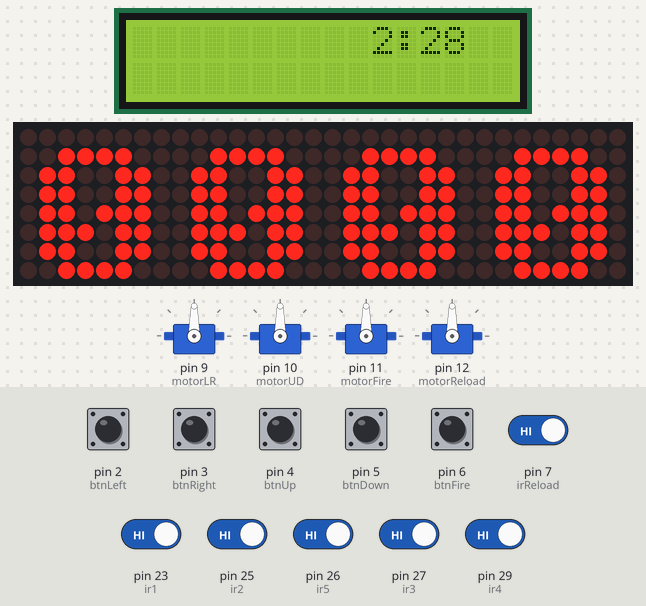
Bench run of a sketch on a simulated Arduino Mega 2560, built with avr-gcc and run on an emulated ATmega2560. On the bench: 4 × servo, 16×2 character LCD, 32×8 LED matrix. The test bench sets the inputs (shaded band); at power-on: pin 2 (btnLeft), pin 3 (btnRight), pin 4 (btnUp), pin 5 (btnDown), pin 6 (btnFire), pin 7 (irReload), pin 23 (ir1), pin 25 (ir2), pin 26 (ir5), pin 27 (ir3), pin 29 (ir4) HIGH.

Above: at 3.3 s.
3.4 s: pin 6 (btnFire) pulled LOW for 0.15 s
At 4.7 s:
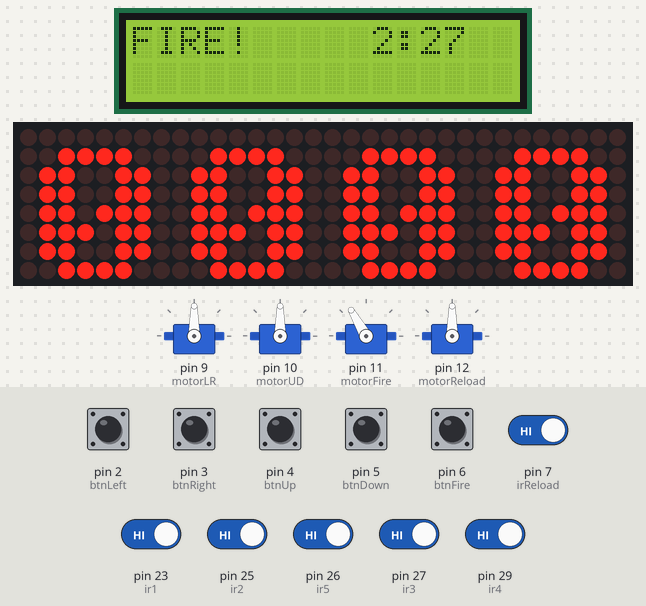
6.5 s: pin 23 (ir1) driven LOW
At 8.9 s:
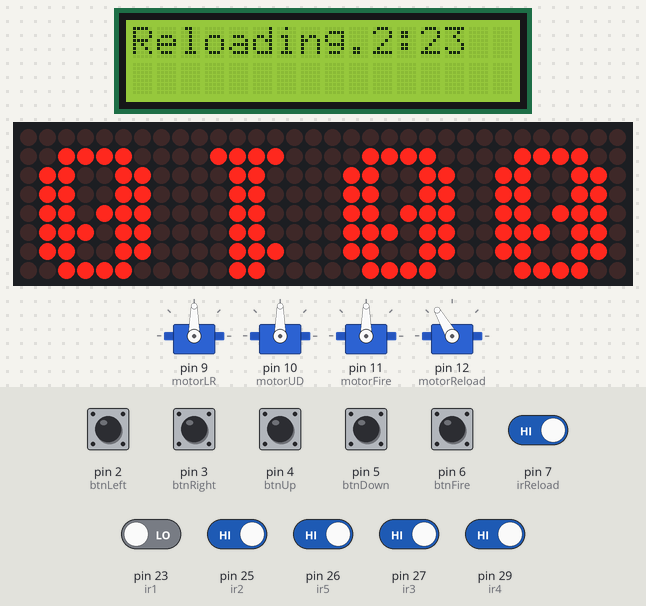
9.5 s: pin 7 (irReload) driven LOW
At 11.9 s:
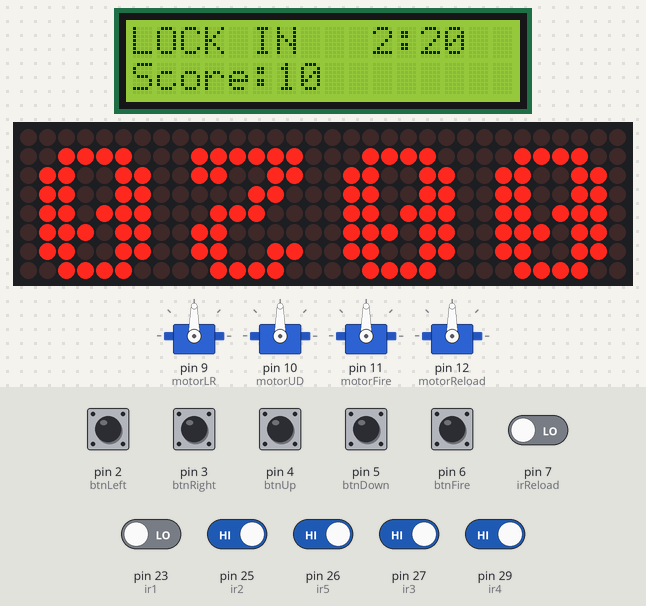
12.5 s: pin 25 (ir2) driven LOW
At 14.7 s:
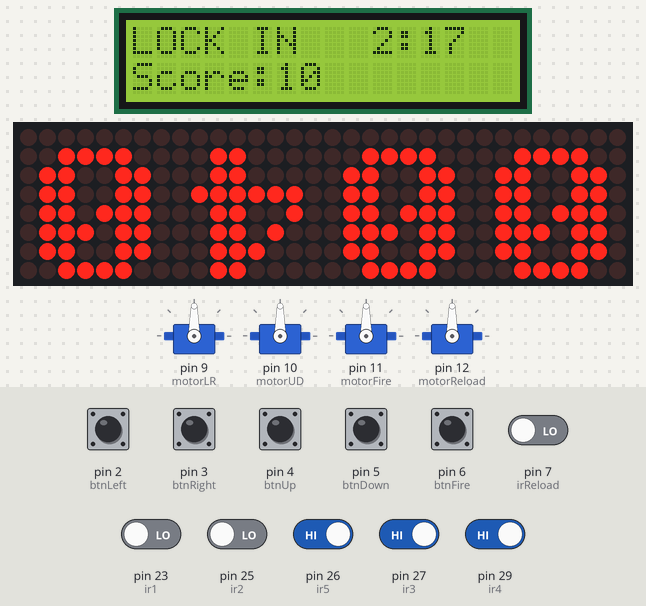
15.5 s: pin 26 (ir5) driven LOW
At 17.9 s:
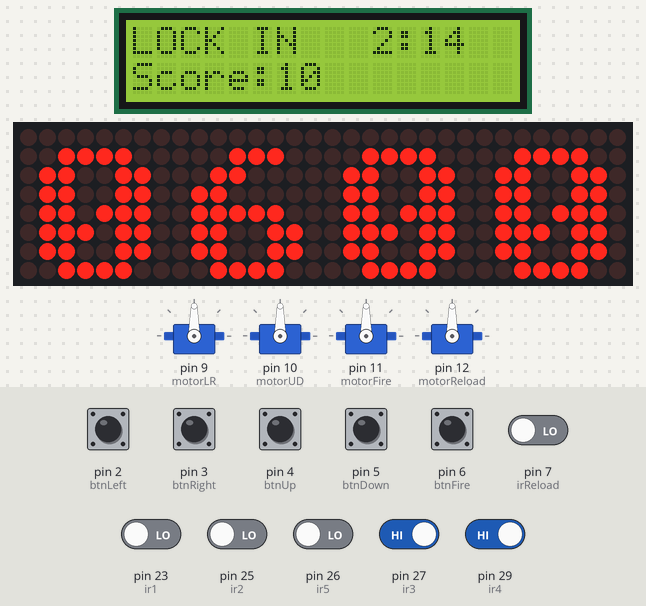
18.5 s: pin 27 (ir3) driven LOW
At 20.5 s:
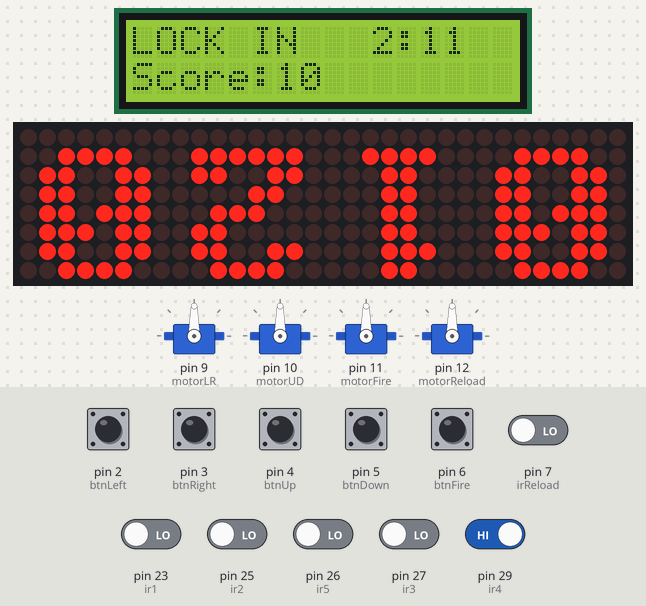
Timing chart, 0 to 22.0 s (numbered marks = the images above; inputs shaded):
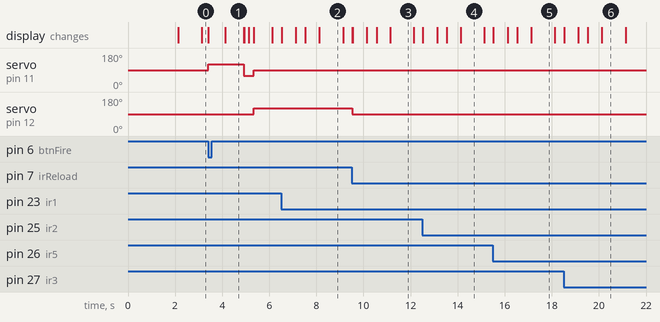

The sketch:

code_final.ino
```cpp
#include <Servo.h>
#include <Wire.h>
#include <LiquidCrystal_I2C.h>
#include <LedControl.h>

// ================= LCD SETUP =================
// I2C LCD address 0x27, 16 columns, 2 rows
LiquidCrystal_I2C lcd(0x27, 16, 2);

// ================= MAX7219 SETUP =================
// DIN = 51
// CLK = 52
// CS  = 53
// 4 matrix displays connected
LedControl lc = LedControl(51, 52, 53, 4);

// ================= MOTORS =================
Servo motorLR;      // left/right aiming
Servo motorUD;      // up/down aiming
Servo motorFire;    // firing motor
Servo motorReload;  // reload motor

// ================= BUTTONS =================
const int btnLeft  = 2;
const int btnRight = 3;
const int btnUp    = 4;
const int btnDown  = 5;
const int btnFire  = 6;

// ================= IR TARGET SENSORS =================
const int ir1 = 23;
const int ir2 = 25;
const int ir3 = 27;
const int ir4 = 29;
const int ir5 = 26;

// ================= RELOAD SENSOR =================
const int irReload = 7;

// ================= SCORE VARIABLES =================
int score = 0;        // current score
int highScore = 0;    // best score saved

// points for each target
int points1 = 10;
int points2 = 20;
int points3 = 30;
int points4 = 40;
int points5 = 50;

// prevents scoring same target multiple times
bool triggered1 = false;
bool triggered2 = false;
bool triggered3 = false;
bool triggered4 = false;
bool triggered5 = false;

// ================= MOTOR SIGNALS =================
// 90 = stop
// 120 = forward
// 60 = reverse
const int stopSignal = 90;
const int forward = 120;
const int reverse = 60;

// ================= GAME TIMER =================

// stores start time
unsigned long gameStartTime;

// total game time = 2 minutes 30 sec
const unsigned long gameDuration = 150000;

bool gameOver = false;
bool waitingRestart = false;

// ================= COUNTDOWN SYSTEM =================

// controls restart countdown
bool countdownActive = false;

// saves countdown start time
unsigned long countdownStart = 0;

// ================= FIRING STATES =================

// saves firing start time
unsigned long fireStartTime = 0;

// saves reverse time
unsigned long reverseStartTime = 0;

// state trackers
bool isFiring = false;
bool isReversing = false;
bool isReloading = false;

// ================= SCORE ANIMATION =================

// timer for +points animation
unsigned long scoreAnimTime = 0;

// checks if animation is active
bool showingPoints = false;

// ================= NUMBER PATTERNS =================
// 8x8 patterns for numbers 0-9
byte numbers[10][8] = {

  {0x3C,0x66,0x6E,0x76,0x66,0x66,0x3C,0x00}, // 0
  {0x18,0x38,0x18,0x18,0x18,0x18,0x3C,0x00}, // 1
  {0x3C,0x66,0x06,0x1C,0x30,0x66,0x7E,0x00}, // 2
  {0x3C,0x66,0x06,0x1C,0x06,0x66,0x3C,0x00}, // 3
  {0x0C,0x1C,0x2C,0x4C,0x7E,0x0C,0x0C,0x00}, // 4
  {0x7E,0x60,0x7C,0x06,0x06,0x66,0x3C,0x00}, // 5
  {0x1C,0x30,0x60,0x7C,0x66,0x66,0x3C,0x00}, // 6
  {0x7E,0x06,0x0C,0x18,0x30,0x30,0x30,0x00}, // 7
  {0x3C,0x66,0x66,0x3C,0x66,0x66,0x3C,0x00}, // 8
  {0x3C,0x66,0x66,0x3E,0x06,0x0C,0x38,0x00}  // 9
};

// ================= BYTE FLIP FUNCTION =================
// flips matrix horizontally
byte reverseByte(byte b) {

  b = (b & 0xF0) >> 4 | (b & 0x0F) << 4;
  b = (b & 0xCC) >> 2 | (b & 0x33) << 2;
  b = (b & 0xAA) >> 1 | (b & 0x55) << 1;

  return b;
}

// ================= SETUP =================
void setup() {

  // attach motors to pins
  motorLR.attach(9);
  motorUD.attach(10);
  motorFire.attach(11);
  motorReload.attach(12);

  // button inputs
  pinMode(btnLeft, INPUT_PULLUP);
  pinMode(btnRight, INPUT_PULLUP);
  pinMode(btnUp, INPUT_PULLUP);
  pinMode(btnDown, INPUT_PULLUP);
  pinMode(btnFire, INPUT_PULLUP);

  // target sensors
  pinMode(ir1, INPUT_PULLUP);
  pinMode(ir2, INPUT_PULLUP);
  pinMode(ir3, INPUT_PULLUP);
  pinMode(ir4, INPUT_PULLUP);
  pinMode(ir5, INPUT_PULLUP);

  // reload sensor
  pinMode(irReload, INPUT_PULLUP);

  // stop all motors
  motorLR.write(stopSignal);
  motorUD.write(stopSignal);
  motorFire.write(stopSignal);
  motorReload.write(stopSignal);

  Serial.begin(9600);

  // initialize LCD
  lcd.init();
  lcd.backlight();

  // startup screen
  lcd.setCursor(0,0);
  lcd.print("Arcade Ready!");

  lcd.setCursor(0,1);
  lcd.print("Good Luck!");

  delay(2000);

  lcd.clear();

  // initialize all 4 matrix displays
  for (int i = 0; i < 4; i++) {

    lc.shutdown(i, false);

    lc.setIntensity(i, 2);

    lc.clearDisplay(i);
  }

  // display score at start
  displayScore(score);

  // start game timer
  gameStartTime = millis();
}

// ================= MAIN LOOP =================
void loop() {

  // ================= COUNTDOWN =================
  if (countdownActive) {

    // converts milliseconds to seconds
    unsigned long countElapsed =
      (millis() - countdownStart) / 1000;

    lcd.setCursor(0,0);

    // show countdown
    if (countElapsed == 0) {
      lcd.print("Starting in 3 ");
    }
    else if (countElapsed == 1) {
      lcd.print("Starting in 2 ");
    }
    else if (countElapsed == 2) {
      lcd.print("Starting in 1 ");
    }

    // start game after countdown
    else if (countElapsed >= 3) {

      lcd.clear();
      lcd.print("GO GO GO!!!");

      delay(500);

      lcd.clear();

      // reset score
      score = 0;

      // reset all targets
      triggered1 = false;
      triggered2 = false;
      triggered3 = false;
      triggered4 = false;
      triggered5 = false;

      // show 0000
      displayScore(score);

      // restart timer
      gameStartTime = millis();

      countdownActive = false;
    }

    return;
  }

  // ================= GAME TIMER =================

  unsigned long elapsed = millis() - gameStartTime;

  // game ends when time runs out
  if (elapsed >= gameDuration) {
    gameOver = true;
  }

  // ================= GAME OVER SCREEN =================
  if (gameOver) {

    // stop all motors
    motorLR.write(stopSignal);
    motorUD.write(stopSignal);
    motorFire.write(stopSignal);
    motorReload.write(stopSignal);

    // update high score
    if (score > highScore) {
      highScore = score;
    }

    lcd.setCursor(0,0);
    lcd.print("TIME UP!      ");

    lcd.setCursor(0,1);

    lcd.print("S:");
    lcd.print(score);

    lcd.print(" HS:");
    lcd.print(highScore);

    waitingRestart = true;

    // restart game when fire button pressed
    if (waitingRestart && digitalRead(btnFire) == LOW) {

      countdownActive = true;

      countdownStart = millis();

      waitingRestart = false;

      gameOver = false;

      lcd.clear();
    }

    return;
  }

  // ================= TIMER DISPLAY =================

  int timeLeft = (gameDuration - elapsed) / 1000;

  int minutes = timeLeft / 60;

  int seconds = timeLeft % 60;

  lcd.setCursor(10,0);

  lcd.print(minutes);

  lcd.print(":");

  // adds leading zero
  if (seconds < 10) lcd.print("0");

  lcd.print(seconds);

  // warning when 30 sec left
  if (timeLeft <= 30) {

    lcd.setCursor(0,0);

    lcd.print("HURRY UP!!! ");
  }

  // check for score hits
  checkScore();

  // return from +points animation
  if (showingPoints &&
      millis() - scoreAnimTime > 1000) {

    displayScore(score);

    showingPoints = false;
  }

  // ================= AIM CONTROL =================

  // left/right
  if (digitalRead(btnLeft) == LOW) {
    motorLR.write(reverse);
  }

  else if (digitalRead(btnRight) == LOW) {
    motorLR.write(forward);
  }

  else {
    motorLR.write(stopSignal);
  }

  // up/down
  if (digitalRead(btnUp) == LOW) {
    motorUD.write(forward);
  }

  else if (digitalRead(btnDown) == LOW) {
    motorUD.write(reverse);
  }

  else {
    motorUD.write(stopSignal);
  }

  // ================= FIRE BUTTON =================

  if (digitalRead(btnFire) == LOW &&
      !isFiring &&
      !isReversing &&
      !isReloading) {

    lcd.clear();

    lcd.print("FIRE!");

    // start firing motor
    motorFire.write(forward);

    fireStartTime = millis();

    isFiring = true;
  }

  // ================= FIRE COMPLETE =================

  if (isFiring &&
      millis() - fireStartTime >= 1500) {

    // reverse motor back
    motorFire.write(reverse);

    reverseStartTime = millis();

    isFiring = false;

    isReversing = true;

    lcd.clear();

    lcd.print("Resetting...");
  }

  // ================= STOP REVERSE =================

  if (isReversing &&
      millis() - reverseStartTime >= 400) {

    // stop firing motor
    motorFire.write(stopSignal);

    lcd.clear();

    lcd.print("Reloading...");

    // start reload motor
    motorReload.write(forward);

    isReversing = false;

    isReloading = true;
  }

  // ================= RELOAD SENSOR =================

  if (isReloading &&
      digitalRead(irReload) == LOW) {

    // stop reload motor
    motorReload.write(stopSignal);

    lcd.clear();

    lcd.setCursor(0,0);
    lcd.print("LOCK IN");

    lcd.setCursor(0,1);
    lcd.print("Score:");
    lcd.print(score);

    // reset targets
    triggered1 = false;
    triggered2 = false;
    triggered3 = false;
    triggered4 = false;
    triggered5 = false;

    isReloading = false;
  }
}

// ================= SCORE SYSTEM =================
void checkScore() {

  // target 1
  if (digitalRead(ir1) == LOW && !triggered1) {

    score += points1;

    triggered1 = true;

    showPoints(points1);
  }

  // target 2
  if (digitalRead(ir2) == LOW && !triggered2) {

    score += points2;

    triggered2 = true;

    showPoints(points2);
  }

  // target 3
  if (digitalRead(ir3) == LOW && !triggered3) {

    score += points3;

    triggered3 = true;

    showPoints(points3);
  }

  // target 4
  if (digitalRead(ir4) == LOW && !triggered4) {

    score += points4;

    triggered4 = true;

    showPoints(points4);
  }

  // target 5
  if (digitalRead(ir5) == LOW && !triggered5) {

    score += points5;

    triggered5 = true;

    showPoints(points5);
  }
}

// ================= +POINTS DISPLAY =================
void showPoints(int pts) {

  showingPoints = true;

  scoreAnimTime = millis();

  // clear all displays
  for (int i = 0; i < 4; i++) {
    lc.clearDisplay(i);
  }

  // split points into digits
  int d3 = (pts / 10) % 10;

  int d4 = pts % 10;

  // plus symbol
  byte plus[8] = {
    0x00,
    0x18,
    0x18,
    0x7E,
    0x18,
    0x18,
    0x00,
    0x00
  };

  // display +points
  for (int row = 0; row < 8; row++) {

    lc.setRow(0, 7-row, plus[row]);

    lc.setRow(
      2,
      7-row,
      reverseByte(numbers[d3][row])
    );

    lc.setRow(
      3,
      7-row,
      reverseByte(numbers[d4][row])
    );
  }
}

// ================= TOTAL SCORE DISPLAY =================
void displayScore(int num) {

  // clear displays
  for (int i = 0; i < 4; i++) {
    lc.clearDisplay(i);
  }

  // split score into digits
  int d1 = (num / 1000) % 10;

  int d2 = (num / 100) % 10;

  int d3 = (num / 10) % 10;

  int d4 = num % 10;

  int digits[4] = {d1, d2, d3, d4};

  // display digits
  for (int device = 0; device < 4; device++) {

    for (int row = 0; row < 8; row++) {

      lc.setRow(
        device,
        7-row,
        reverseByte(numbers[digits[device]][row])
      );
    }
  }
}
```

Measured:
- after the input at 3.4 s, servo on pin 11 (motorFire): 90° → 120° at once, → 60° 1.5 s later, → 90° 0.40 s later; servo on pin 12 (motorReload): 90° → 120° after 1.9 s; the display: first changes at once (image 1 shows a later state)
- after the input at 6.5 s, the display: first changes at once (image 2 shows a later state)
- after the input at 9.5 s, servo on pin 12 (motorReload): 120° → 90° at once; the display: first changes at once (image 3 shows a later state)
- after the input at 12.5 s, the display: first changes at once (image 4 shows a later state)
- after the input at 15.5 s, the display: first changes at once (image 5 shows a later state)
- after the input at 18.5 s, the display: first changes at once (image 6 shows a later state)
- what the display in image 1 shows lasts 0.8 s, from 4.1 s to 4.9 s
